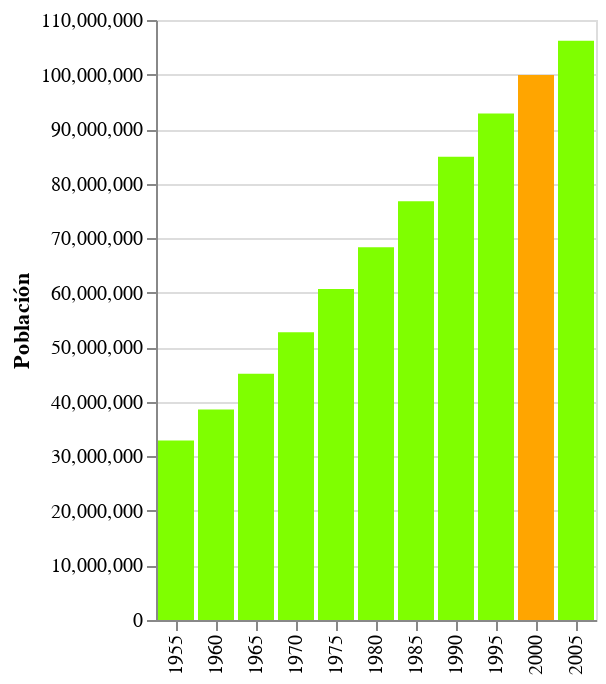

This figure's notebook cell:
### Code cell
alt.Chart(data_mex).mark_bar().encode(
    x=alt.X('year:O',title=''),#Ordinal
    y=alt.Y('pop:Q',title='Población'),
    color=alt.condition(
        alt.datum.year == 2000,  # If the year is 2000 this test returns True,
        alt.value('orange'),     # which sets the bar orange.
        alt.value('chartreuse')   # And if it's not true it sets the bar steelblue.
    )
)

### Figure 1 — Vega-Lite specification as saved in the notebook (floating-point values rounded to 4 significant figures)
{"config": {"view": {"continuousWidth": 400, "continuousHeight": 300}}, "data": {"name": "data-aba864ee56f53a3188d399bc2e3218f7"}, "mark": "bar", "encoding": {"color": {"condition": {"value": "orange", "test": "(datum.year === 2000)"}, "value": "chartreuse"}, "x": {"field": "year", "title": "", "type": "ordinal"}, "y": {"field": "pop", "title": "Población", "type": "quantitative"}}, "$schema": "https://vega.github.io/schema/vega-lite/v4.17.0.json", "datasets": {"data-aba864ee56f53a3188d399bc2e3218f7": [{"year": 1955, "country": "Mexico", "cluster": 3, "pop": 32929914, "life_expect": 55.19, "fertility": 6.8}, {"year": 1960, "country": "Mexico", "cluster": 3, "pop": 38578505, "life_expect": 58.3, "fertility": 6.75}, {"year": 1965, "country": "Mexico", "cluster": 3, "pop": 45142399, "life_expect": 60.11, "fertility": 6.75}, {"year": 1970, "country": "Mexico", "cluster": 3, "pop": 52775158, "life_expect": 62.36, "fertility": 6.5}, {"year": 1975, "country": "Mexico", "cluster": 3, "pop": 60678045, "life_expect": 65.03, "fertility": 5.25}, {"year": 1980, "country": "Mexico", "cluster": 3, "pop": 68347479, "life_expect": 67.41, "fertility": 4.25}, {"year": 1985, "country": "Mexico", "cluster": 3, "pop": 76767225, "life_expect": 69.5, "fertility": 3.63}, {"year": 1990, "country": "Mexico", "cluster": 3, "pop": 84913652, "life_expect": 71.45, "fertility": 3.191}, {"year": 1995, "country": "Mexico", "cluster": 3, "pop": 92880353, "life_expect": 73.67, "fertility": 2.671}, {"year": 2000, "country": "Mexico", "cluster": 3, "pop": 99926620, "life_expect": 74.9, "fertility": 2.401}, {"year": 2005, "country": "Mexico", "cluster": 3, "pop": 106202903, "life_expect": 76.19, "fertility": 2.211}]}}
